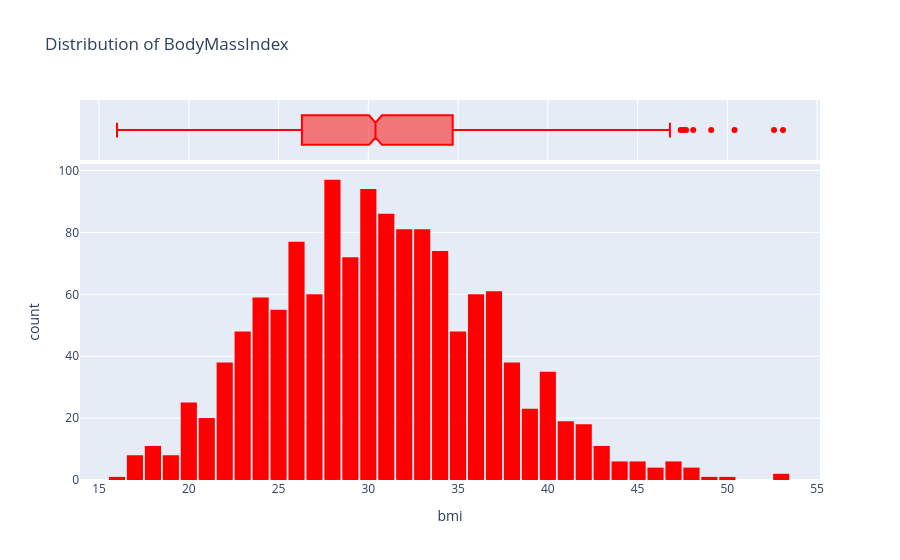

Notebook code for this chart:
### Code cell
fig_bmi=px.histogram(data,x="bmi",marginal ="box",color_discrete_sequence=["red"],title ="Distribution of BodyMassIndex")
fig_bmi.update_layout(bargap=0.1)
fig_bmi.show()

### Figure 1 — Plotly figure (JSON) as saved in the notebook; plotly's stock layout.template omitted (floating-point values rounded to 4 significant figures; data arrays with more than 128 entries replaced by an {"elided": "..."} marker saying what was removed)
{"data": [{"bingroup": "x", "hovertemplate": "bmi=%{x}<br>count=%{y}<extra></extra>", "legendgroup": "", "marker": {"color": "red", "pattern": {"shape": ""}}, "name": "", "orientation": "v", "showlegend": false, "type": "histogram", "x": {"elided": "1338 float values"}, "xaxis": "x", "yaxis": "y"}, {"hovertemplate": "bmi=%{x}<extra></extra>", "legendgroup": "", "marker": {"color": "red"}, "name": "", "notched": true, "showlegend": false, "type": "box", "x": {"elided": "1338 float values"}, "xaxis": "x2", "yaxis": "y2"}], "layout": {"bargap": 0.1, "barmode": "relative", "legend": {"tracegroupgap": 0}, "title": {"text": "Distribution of BodyMassIndex"}, "xaxis": {"anchor": "y", "domain": [0, 1], "title": {"text": "bmi"}}, "xaxis2": {"anchor": "y2", "domain": [0, 1], "matches": "x", "showgrid": true, "showticklabels": false}, "yaxis": {"anchor": "x", "domain": [0, 0.8316], "title": {"text": "count"}}, "yaxis2": {"anchor": "x2", "domain": [0.8416, 1], "matches": "y2", "showgrid": false, "showline": false, "showticklabels": false, "ticks": ""}}}
